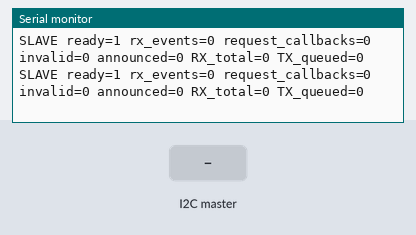
A sketch run on a simulated ESP32-S3. On the bench: the last lines printed to the serial monitor. Inputs (shaded band) come from the test bench.

Above: at 2.7 s.
2.8 s: the I2C master sends the byte 1
At 3.9 s:
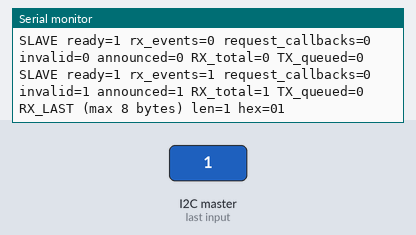
5.8 s: the I2C master sends the byte 90
At 7.3 s:
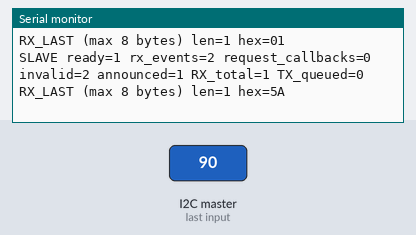
8.8 s: the I2C master sends the byte 200
At 10.3 s:
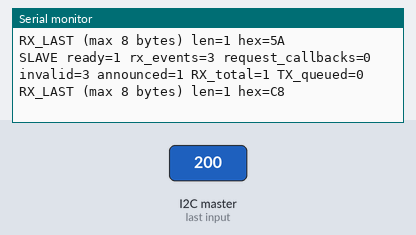
Timing chart, 0 to 11.8 s (numbered marks = the images above; inputs shaded):
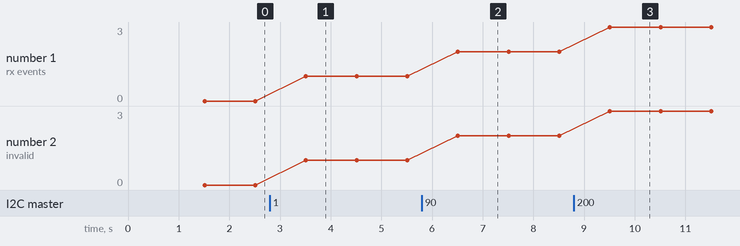

Measured:
- after the input at 2.8 s, the serial monitor: prints a new line after 0.71 s (image 1)
- after the input at 5.8 s, the serial monitor: prints a new line after 0.71 s (image 2)
- after the input at 8.8 s, the serial monitor: prints a new line after 0.71 s (image 3)
- plotted number 1: 1 → 2 after the input at 5.8 s, 2 → 3 after the input at 8.8 s
- plotted number 2: 1 → 2 after the input at 5.8 s, 2 → 3 after the input at 8.8 s

The sketch:

i2c_echo_slave_d1.ino
```cpp
#include <DiagnosticLog.h>
#if !defined(CONFIG_IDF_TARGET_ESP32)
#error "Slave target must be Classic ESP32 (D1), not ESP8266 or ESP32-S3"
#endif
using namespace codelab::i2cdiag;
portMUX_TYPE mux = portMUX_INITIALIZER_UNLOCKED;
uint8_t response[packetSize]{}, lastRx[packetSize]{}, lastTx[packetSize]{};
uint32_t rxEvents = 0, txEvents = 0, invalidEvents = 0;
size_t lastRxCount = 0, lastQueued = 0;
int lastAnnounced = 0;
bool busReady = false;
void receivePacket(int length) {
  uint8_t bytes[packetSize]{}; size_t used = 0, total = 0;
  while (Wire.available()) { const int b = Wire.read(); if (used < sizeof(bytes)) bytes[used++] = uint8_t(b); ++total; }
  uint8_t next[packetSize]{};
  const bool valid = length == int(packetSize) && total == packetSize && reply(bytes, total, next);
  portENTER_CRITICAL(&mux);
  memcpy(lastRx, bytes, sizeof(bytes)); lastRxCount = total; lastAnnounced = length;
  memcpy(response, next, sizeof(next)); ++rxEvents; if (!valid) ++invalidEvents;
  portEXIT_CRITICAL(&mux);
}
void requestPacket() {
  uint8_t bytes[packetSize];
  portENTER_CRITICAL(&mux); memcpy(bytes, response, sizeof(bytes)); portEXIT_CRITICAL(&mux);
  const size_t queued = Wire.write(bytes, sizeof(bytes));
  portENTER_CRITICAL(&mux);
  memcpy(lastTx, bytes, sizeof(bytes)); lastQueued = queued; ++txEvents;
  portEXIT_CRITICAL(&mux);
  // No Serial, delay, Bluetooth or protocol side effects inside callbacks.
}
void setup() {
  banner("D1_ECHO_SLAVE", 16, 17);
  Wire.onReceive(receivePacket); Wire.onRequest(requestPacket);
  Wire.setTimeOut(20);
  busReady = Wire.begin(uint8_t(address), 16, 17, uint32_t(100000));
  const size_t preload = busReady ? Wire.slaveWrite(response, sizeof(response)) : 0;
  Serial.printf("INIT ready=%u FIFO_preload=%u; waiting for master; no bus ACK evidence yet\n", unsigned(busReady), unsigned(preload));
}
void loop() {
  static uint32_t printed = 0;
  if (uint32_t(millis()-printed) < 1000) { delay(1); return; }
  printed = millis();
  uint8_t rx[packetSize], tx[packetSize]; uint32_t received, requested, invalid; size_t count, queued; int announced;
  portENTER_CRITICAL(&mux);
  memcpy(rx,lastRx,sizeof(rx)); memcpy(tx,lastTx,sizeof(tx));
  received=rxEvents; requested=txEvents; invalid=invalidEvents; count=lastRxCount; queued=lastQueued; announced=lastAnnounced;
  portEXIT_CRITICAL(&mux);
  Serial.printf("SLAVE ready=%u rx_events=%lu request_callbacks=%lu invalid=%lu announced=%d RX_total=%u TX_queued=%u\n",
    unsigned(busReady),(unsigned long)received,(unsigned long)requested,(unsigned long)invalid,announced,unsigned(count),unsigned(queued));
  if (received) dump("RX_LAST (max 8 bytes)",rx,count < packetSize ? count : packetSize);
  if (requested) dump("TX_LAST_QUEUED (not proof of on-wire delivery)",tx,sizeof(tx));
}
```
